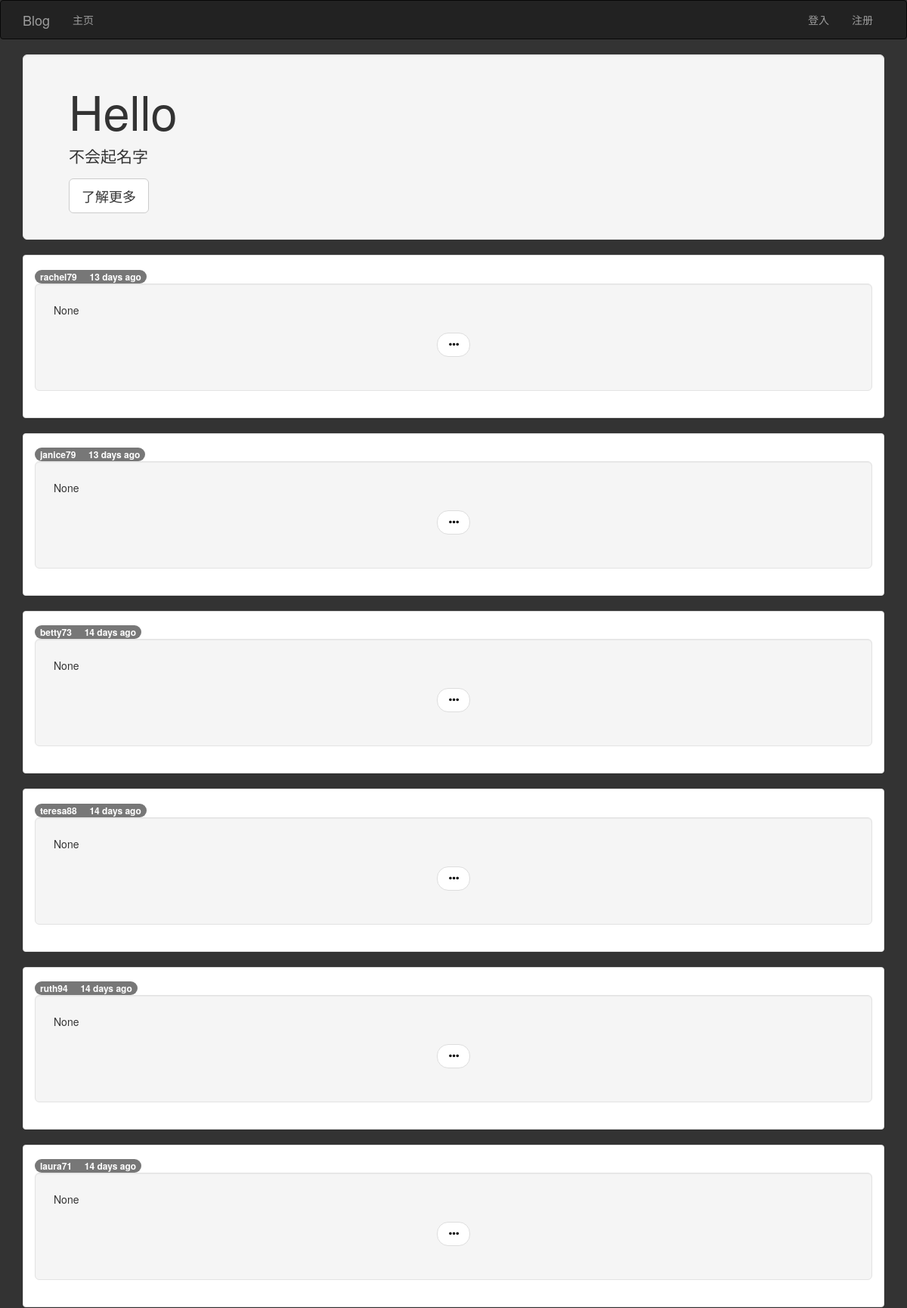
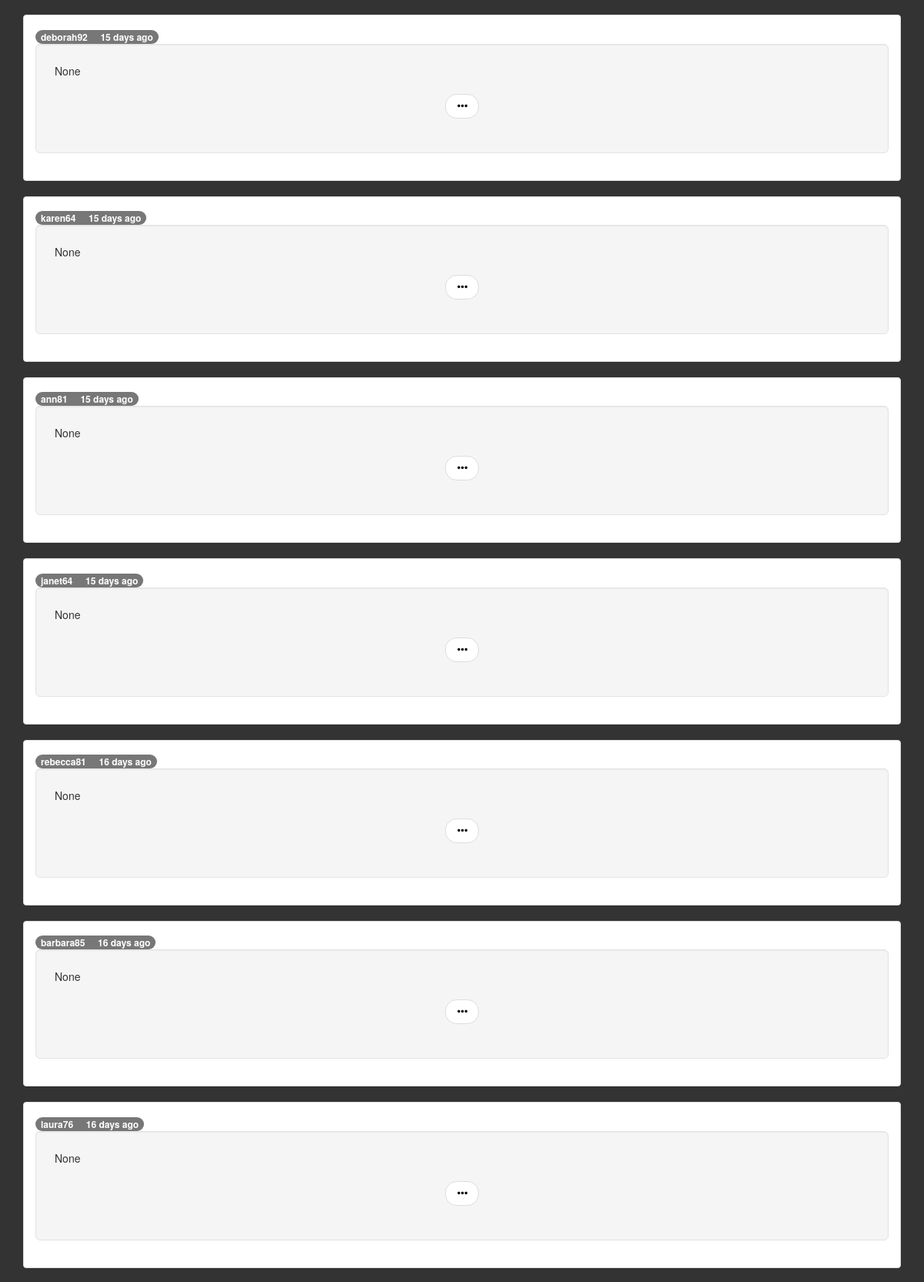
/?page=3 (upper part), run on the app's committed database (2 pictures, top to bottom).
### app/models.py (models this page shows, shortened)
class Post(db.Model):
	__tablename__ = 'posts'
	id = db.Column(db.Integer,primary_key=True)
	title = db.Column(db.String(64))
	subtitle = db.Column(db.String(64))
	body = db.Column(db.Text)
	body_html = db.Column(db.Text)
	body_browse = db.Column(db.Text)
	body_browse_html= db.Column(db.Text)
	timestamp = db.Column(db.DateTime,index=True,default=datetime.utcnow)
	author_id = db.Column(db.Integer,db.ForeignKey('users.id'))
	comments = db.relationship('Comment',backref='post',lazy='dynamic')

class User(UserMixin,db.Model):
	__tablename__ = 'users'
	email = db.Column(db.String(64),unique=True,index=True)
	id = db.Column(db.Integer,primary_key=True)
	username = db.Column(db.String(64),unique=True,index=True)
	role_id = db.Column(db.Integer,db.ForeignKey('roles.id'))
	password_hash = db.Column(db.String(128))
	name = db.Column(db.String(64))
	about_me = db.Column(db.Text())
	memeber_since = db.Column(db.DateTime(),default=datetime.utcnow)
	last_seen = db.Column(db.DateTime(),default=datetime.utcnow)
	posts = db.relationship('Post',backref='author',lazy='dynamic')
	comments = db.relationship('Comment',backref='author',lazy='dynamic')
	@property
	def password(self):
		raise AttributeError("password is not a readable attribute!")

### app/main/views.py (the view)
@main.route('/',methods=['GET','POST'])
def index():
	form = PostForm()
	if current_user.can(Permission.WRITE_ARTICLES) and \
	form.validate_on_submit():
		post = Post(
			body=form.body.data,
			author = current_user._get_current_object())
		db.session.add(post)
		return redirect(url_for('main.index'))
	page = request.args.get('page',1,type=int)
	pagination = Post.query.order_by(Post.timestamp.desc()).paginate(page,
		per_page=20,error_out=False)
	posts = pagination.items
	return render_template('index.html',form=form,posts=posts,pagination=pagination)
	return render_template('index.html')

### app/auth/views.py (called while the page is built)
@auth.before_app_request
def before_request():
	if current_user.is_authenticated:
		current_user.ping()

### app/main/__init__.py (called while the page is built)
@main.app_context_processor
def inject_permissions():
	return dict(Permission=Permission)

### app/models.py (called while the page is built)
	def can(self,permissions):
		return False

### app/templates/index.html (shortened to what this page needs)
{% extends "base.html" %}
{% import "bootstrap/wtf.html"as wtf %}
{%block head%}
{{super()}}
<link rel="stylesheet" type="text/css" href="{{url_for('static',filename='css/base.css')}}">
{%endblock%}
{% block page_content %}
<div class="jumbotron well">
	<h1>Hello</h1>
	<p>不会起名字</p>
	<p><a class="btn btn-default btn-lg" href="{{url_for('main.about')}}" role="button">了解更多</a></p>
</div>
{% include '_posts_browse.html'%}
{% endblock %}

### app/templates/_posts_browse.html
{%for post in posts %}
<div class="panel panel-default">
	<div class="panel-body">
		<a href="{{url_for('main.user',username=post.author.username)}}">
			<span class="badge">
				{{post.author.username}}&nbsp;&nbsp; &nbsp;&nbsp;{{moment(post.timestamp).fromNow()}}
			</span>
		</a>
		<div class="well well-lg">
			{%if post.body_browse_html%}
			{{post.body_browse_html | safe}}
			{%else%}
			{{post.body_browse}}
			{%endif%}
			<nav>
				<ul class="pager">
					<li>
						<a href="{{url_for('main.post',id=post.id)}}">
							<span class="glyphicon glyphicon-option-horizontal"></span>
						</a>
					</li>
				</ul>
			</nav>
		</div>
	</div>
</div>
{%endfor%}

### app/static/css/base.css (style rules this page uses)
body { background-color: #333; }
a { text-decoration:none; color: #000000; }

### data on the page
Post: author.username "rachel79", timestamp "13 days ago", body_browse "None"
Post: author.username "janice79", timestamp "13 days ago", body_browse "None"
Post: author.username "betty73", timestamp "14 days ago", body_browse "None"
Post: author.username "teresa88", timestamp "14 days ago", body_browse "None"
Post: author.username "ruth94", timestamp "14 days ago", body_browse "None"
Post: author.username "laura71", timestamp "14 days ago", body_browse "None"
Post: author.username "deborah92", timestamp "15 days ago", body_browse "None"
Post: author.username "karen64", timestamp "15 days ago", body_browse "None"
Post: author.username "ann81", timestamp "15 days ago", body_browse "None"
Post: author.username "janet64", timestamp "15 days ago", body_browse "None"
Post: author.username "rebecca81", timestamp "16 days ago", body_browse "None"
Post: author.username "barbara85", timestamp "16 days ago", body_browse "None"
Post: author.username "laura76", timestamp "16 days ago", body_browse "None"
